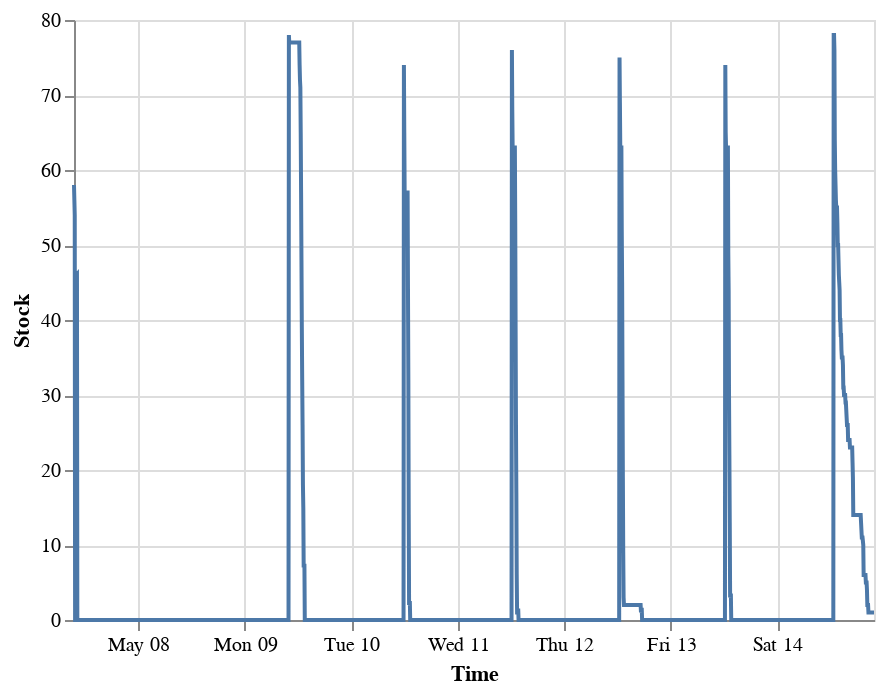

Notebook source saved alongside this figure:
### Code cell
alt.Chart(si.reset_index()).mark_line().encode(
    x='Time',
    y='Stock'
    
    )

### Figure 1 — Vega-Lite specification as saved in the notebook (floating-point values rounded to 4 significant figures; data arrays with more than 128 entries replaced by an {"elided": "..."} marker saying what was removed)
{"config": {"view": {"continuousWidth": 400, "continuousHeight": 300}}, "data": {"name": "data-bbe78a422661138080c0a9cc2ccd8de9"}, "mark": "line", "encoding": {"x": {"field": "Time", "type": "temporal"}, "y": {"field": "Stock", "type": "quantitative"}}, "$schema": "https://vega.github.io/schema/vega-lite/v4.17.0.json", "datasets": {"data-bbe78a422661138080c0a9cc2ccd8de9": {"elided": "2164 records"}}}
